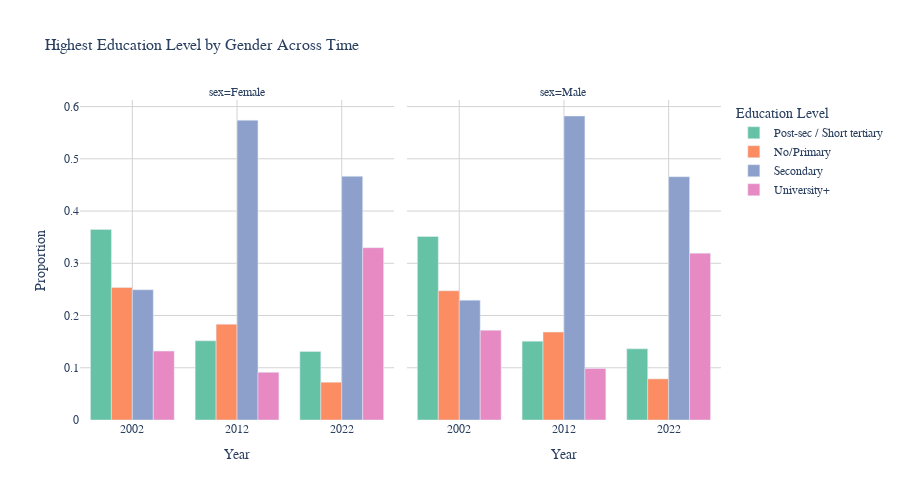

Source (notebook cell):
### Markdown cell above
## 2. Temporal Evolution of Highest education by Gender

### Code cell
# Income control over time by gender
educ_4_label_temporal = df_combined.groupby(['year', 'sex'])['educ_4_label'].value_counts(normalize=True).reset_index()
educ_4_label_temporal.columns = ['year', 'sex', 'educ_4_label', 'proportion']

# Create grouped bar chart
fig1 = px.bar(educ_4_label_temporal, 
              x='year', 
              y='proportion', 
              color='educ_4_label',
              facet_col='sex',
              barmode='group',
              title='Highest Education Level by Gender Across Time',
              labels={'proportion': 'Proportion', 'year': 'Year', 'educ_4_label': 'Education Level'},
              color_discrete_sequence=px.colors.qualitative.Set2,
              height=500)

fig1.update_layout(
    font=dict(size=12, family='Arial'),
    title_font_size=16,
    plot_bgcolor='white',
    paper_bgcolor='white',
    legend_title_text='Education Level'
)

fig1.update_xaxes(showgrid=True, gridwidth=1, gridcolor='lightgray')
fig1.update_yaxes(showgrid=True, gridwidth=1, gridcolor='lightgray')

fig1.show()

### Figure 1 — Plotly figure (JSON) as saved in the notebook; plotly's stock layout.template omitted (floating-point values rounded to 4 significant figures)
{"data": [{"alignmentgroup": "True", "hovertemplate": "Education Level=Post-sec / Short tertiary<br>sex=Female<br>Year=%{x}<br>Proportion=%{y}<extra></extra>", "legendgroup": "Post-sec / Short tertiary", "marker": {"color": "rgb(102,194,165)", "pattern": {"shape": ""}}, "name": "Post-sec / Short tertiary", "offsetgroup": "Post-sec / Short tertiary", "orientation": "v", "showlegend": true, "textposition": "auto", "type": "bar", "x": [2002, 2012, 2022], "xaxis": "x", "y": [0.3649, 0.1516, 0.1312], "yaxis": "y"}, {"alignmentgroup": "True", "hovertemplate": "Education Level=Post-sec / Short tertiary<br>sex=Male<br>Year=%{x}<br>Proportion=%{y}<extra></extra>", "legendgroup": "Post-sec / Short tertiary", "marker": {"color": "rgb(102,194,165)", "pattern": {"shape": ""}}, "name": "Post-sec / Short tertiary", "offsetgroup": "Post-sec / Short tertiary", "orientation": "v", "showlegend": false, "textposition": "auto", "type": "bar", "x": [2002, 2012, 2022], "xaxis": "x2", "y": [0.3513, 0.1509, 0.1362], "yaxis": "y2"}, {"alignmentgroup": "True", "hovertemplate": "Education Level=No/Primary<br>sex=Female<br>Year=%{x}<br>Proportion=%{y}<extra></extra>", "legendgroup": "No/Primary", "marker": {"color": "rgb(252,141,98)", "pattern": {"shape": ""}}, "name": "No/Primary", "offsetgroup": "No/Primary", "orientation": "v", "showlegend": true, "textposition": "auto", "type": "bar", "x": [2002, 2012, 2022], "xaxis": "x", "y": [0.2538, 0.1834, 0.07231], "yaxis": "y"}, {"alignmentgroup": "True", "hovertemplate": "Education Level=No/Primary<br>sex=Male<br>Year=%{x}<br>Proportion=%{y}<extra></extra>", "legendgroup": "No/Primary", "marker": {"color": "rgb(252,141,98)", "pattern": {"shape": ""}}, "name": "No/Primary", "offsetgroup": "No/Primary", "orientation": "v", "showlegend": false, "textposition": "auto", "type": "bar", "x": [2002, 2012, 2022], "xaxis": "x2", "y": [0.2475, 0.1683, 0.07872], "yaxis": "y2"}, {"alignmentgroup": "True", "hovertemplate": "Education Level=Secondary<br>sex=Female<br>Year=%{x}<br>Proportion=%{y}<extra></extra>", "legendgroup": "Secondary", "marker": {"color": "rgb(141,160,203)", "pattern": {"shape": ""}}, "name": "Secondary", "offsetgroup": "Secondary", "orientation": "v", "showlegend": true, "textposition": "auto", "type": "bar", "x": [2002, 2012, 2022], "xaxis": "x", "y": [0.2494, 0.5738, 0.4666], "yaxis": "y"}, {"alignmentgroup": "True", "hovertemplate": "Education Level=Secondary<br>sex=Male<br>Year=%{x}<br>Proportion=%{y}<extra></extra>", "legendgroup": "Secondary", "marker": {"color": "rgb(141,160,203)", "pattern": {"shape": ""}}, "name": "Secondary", "offsetgroup": "Secondary", "orientation": "v", "showlegend": false, "textposition": "auto", "type": "bar", "x": [2002, 2012, 2022], "xaxis": "x2", "y": [0.2294, 0.582, 0.4656], "yaxis": "y2"}, {"alignmentgroup": "True", "hovertemplate": "Education Level=University+<br>sex=Female<br>Year=%{x}<br>Proportion=%{y}<extra></extra>", "legendgroup": "University+", "marker": {"color": "rgb(231,138,195)", "pattern": {"shape": ""}}, "name": "University+", "offsetgroup": "University+", "orientation": "v", "showlegend": true, "textposition": "auto", "type": "bar", "x": [2002, 2012, 2022], "xaxis": "x", "y": [0.1319, 0.09126, 0.3299], "yaxis": "y"}, {"alignmentgroup": "True", "hovertemplate": "Education Level=University+<br>sex=Male<br>Year=%{x}<br>Proportion=%{y}<extra></extra>", "legendgroup": "University+", "marker": {"color": "rgb(231,138,195)", "pattern": {"shape": ""}}, "name": "University+", "offsetgroup": "University+", "orientation": "v", "showlegend": false, "textposition": "auto", "type": "bar", "x": [2002, 2012, 2022], "xaxis": "x2", "y": [0.1718, 0.0988, 0.3194], "yaxis": "y2"}], "layout": {"annotations": [{"font": {}, "showarrow": false, "text": "sex=Female", "x": 0.245, "xanchor": "center", "xref": "paper", "y": 1, "yanchor": "bottom", "yref": "paper"}, {"font": {}, "showarrow": false, "text": "sex=Male", "x": 0.755, "xanchor": "center", "xref": "paper", "y": 1, "yanchor": "bottom", "yref": "paper"}], "barmode": "group", "font": {"family": "Arial", "size": 12}, "height": 500, "legend": {"title": {"text": "Education Level"}, "tracegroupgap": 0}, "paper_bgcolor": "white", "plot_bgcolor": "white", "title": {"font": {"size": 16}, "text": "Highest Education Level by Gender Across Time"}, "xaxis": {"anchor": "y", "domain": [0, 0.49], "gridcolor": "lightgray", "gridwidth": 1, "showgrid": true, "title": {"text": "Year"}}, "xaxis2": {"anchor": "y2", "domain": [0.51, 1], "gridcolor": "lightgray", "gridwidth": 1, "matches": "x", "showgrid": true, "title": {"text": "Year"}}, "yaxis": {"anchor": "x", "domain": [0, 1], "gridcolor": "lightgray", "gridwidth": 1, "showgrid": true, "title": {"text": "Proportion"}}, "yaxis2": {"anchor": "x2", "domain": [0, 1], "gridcolor": "lightgray", "gridwidth": 1, "matches": "y", "showgrid": true, "showticklabels": false}}}
